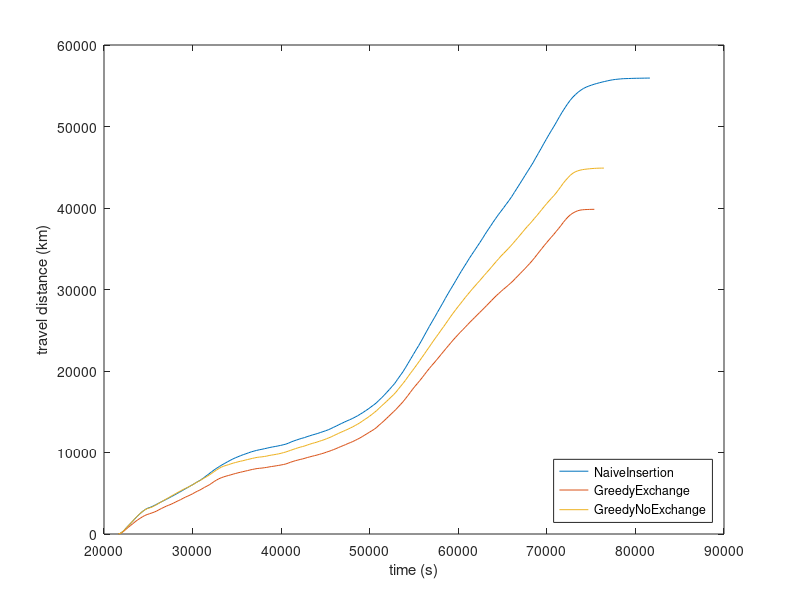

This chart was generated by the following MATLAB code:
x0 = [21630,21930,22230,22530,22830,23130,23430,23730,24030,24330,24630,24930,25230,25530,25830,26130,26430,26730,27030,27330,27630,27930,28230,28530,28830,29130,29430,29730,30030,30330,30630,30930,31230,31530,31830,32130,32430,32730,33030,33330,33630,33930,34230,34530,34830,35130,35430,35730,36030,36330,36630,36930,37230,37530,37830,38130,38430,38730,39030,39330,39630,39930,40230,40530,40830,41130,41430,41730,42030,42330,42630,42930,43230,43530,43830,44130,44430,44730,45030,45330,45630,45930,46230,46530,46830,47130,47430,47730,48030,48330,48630,48930,49230,49530,49830,50130,50430,50730,51030,51330,51630,51930,52230,52530,52830,53130,53430,53730,54030,54330,54630,54930,55230,55530,55830,56130,56430,56730,57030,57330,57630,57930,58230,58530,58830,59130,59430,59730,60030,60330,60630,60930,61230,61530,61830,62130,62430,62730,63030,63330,63630,63930,64230,64530,64830,65130,65430,65730,66030,66330,66630,66930,67230,67530,67830,68130,68430,68730,69030,69330,69630,69930,70230,70530,70830,71130,71430,71730,72030,72330,72630,72930,73230,73530,73830,74130,74430,74730,75030,75330,75630,75930,76230,76530,76830,77130,77430,77730,78030,78330,78630,78930,79230,79530,79830,80130,80430,80730,81030,81330,81630];
y0 = [0.39,130.24,408.91,765.11,1111.54,1439.87,1799.39,2136.97,2453.09,2745.94,2988.08,3168.97,3274.38,3418.59,3586.64,3752.35,3920.44,4088.54,4250.23,4421.45,4598.52,4765.42,4954.45,5133.87,5322.51,5510.37,5696.68,5877.37,6062.11,6264.72,6452.13,6644.27,6872.51,7122.26,7361.44,7615.76,7858.34,8078.53,8281.07,8487.47,8665.74,8849.3,9024.82,9197.69,9346.13,9479.97,9615.14,9737.83,9849.32,9966.14,10079.86,10171.54,10257.23,10332.55,10395.66,10469.43,10539.87,10618.03,10682.17,10736.85,10802.96,10867.25,10946.25,11028.61,11147.43,11291.53,11421.25,11528.38,11637.94,11739.67,11828.27,11945.7,12048.69,12152.44,12242.16,12339.63,12451.18,12560.64,12672.08,12792.27,12937.61,13098.39,13246.97,13416.49,13571.12,13724.69,13878.34,14015.48,14162.21,14330.44,14503.39,14701.84,14902.83,15125.84,15333.65,15583.67,15819.33,16069.52,16389.74,16700.78,17028.77,17383.75,17740.93,18108.09,18483.93,18958.03,19415.91,19872.82,20393.18,20937.35,21494.47,22034.78,22589.28,23119.7,23689.73,24278.57,24877.83,25463.25,26031.25,26588.71,27165.46,27739.99,28305.33,28895.71,29470.95,30020.44,30557.91,31114.62,31676.56,32219.82,32744.53,33263.0,33791.7,34292.08,34771.88,35262.1,35754.13,36254.07,36780.76,37281.66,37756.32,38253.94,38728.08,39189.92,39612.6,40050.62,40490.54,40925.15,41396.96,41911.23,42422.38,42941.68,43456.19,43984.29,44502.19,45010.06,45540.23,46122.31,46693.09,47267.3,47856.89,48422.88,48996.46,49537.11,50072.24,50639.51,51217.49,51760.44,52275.29,52766.33,53207.28,53598.81,53918.75,54208.66,54454.71,54665.12,54825.73,54961.31,55071.74,55181.58,55276.52,55365.07,55448.99,55524.67,55600.62,55670.43,55729.53,55773.74,55810.74,55839.73,55867.05,55877.57,55887.8,55899.75,55910.89,55918.23,55921.85,55928.7,55934.46,55940.39,55943.81];
x1 = [21630,21900,22170,22440,22710,22980,23250,23520,23790,24060,24330,24600,24870,25140,25410,25680,25950,26220,26490,26760,27030,27300,27570,27840,28110,28380,28650,28920,29190,29460,29730,30000,30270,30540,30810,31080,31350,31620,31890,32160,32430,32700,32970,33240,33510,33780,34050,34320,34590,34860,35130,35400,35670,35940,36210,36480,36750,37020,37290,37560,37830,38100,38370,38640,38910,39180,39450,39720,39990,40260,40530,40800,41070,41340,41610,41880,42150,42420,42690,42960,43230,43500,43770,44040,44310,44580,44850,45120,45390,45660,45930,46200,46470,46740,47010,47280,47550,47820,48090,48360,48630,48900,49170,49440,49710,49980,50250,50520,50790,51060,51330,51600,51870,52140,52410,52680,52950,53220,53490,53760,54030,54300,54570,54840,55110,55380,55650,55920,56190,56460,56730,57000,57270,57540,57810,58080,58350,58620,58890,59160,59430,59700,59970,60240,60510,60780,61050,61320,61590,61860,62130,62400,62670,62940,63210,63480,63750,64020,64290,64560,64830,65100,65370,65640,65910,66180,66450,66720,66990,67260,67530,67800,68070,68340,68610,68880,69150,69420,69690,69960,70230,70500,70770,71040,71310,71580,71850,72120,72390,72660,72930,73200,73470,73740,74010,74280,74550,74820,75090,75360];
y1 = [0.39,93.64,293.64,544.2,791.21,1034.69,1258.82,1506.99,1722.94,1914.44,2101.04,2268.06,2385.59,2487.81,2587.71,2690.11,2824.39,2983.19,3131.64,3275.05,3413.9,3530.95,3650.27,3788.71,3940.34,4080.67,4217.34,4373.71,4521.02,4650.16,4784.45,4929.67,5101.74,5248.42,5386.18,5553.4,5721.84,5876.66,6034.19,6230.65,6436.77,6614.97,6777.13,6901.62,7009.03,7098.05,7178.16,7263.79,7347.45,7427.66,7508.13,7576.37,7646.59,7715.43,7782.04,7856.45,7919.0,7980.4,8032.34,8063.87,8091.81,8132.23,8174.07,8230.25,8278.82,8320.63,8368.65,8416.58,8468.72,8525.93,8595.64,8696.19,8809.42,8902.77,8996.87,9071.27,9146.13,9213.53,9295.67,9384.81,9463.07,9540.17,9613.03,9687.34,9766.76,9855.38,9937.96,10047.26,10140.82,10245.53,10363.83,10474.42,10609.01,10731.08,10849.22,10971.46,11104.44,11218.52,11348.07,11484.37,11632.73,11788.46,11956.44,12142.54,12314.98,12499.28,12679.1,12857.65,13087.97,13361.45,13606.21,13877.26,14151.15,14430.09,14709.37,14993.17,15274.52,15588.07,15905.4,16229.69,16595.02,16975.87,17361.44,17755.26,18121.88,18462.39,18820.76,19181.48,19568.48,19950.63,20310.46,20670.06,20995.21,21347.82,21698.18,22057.53,22415.23,22770.74,23118.23,23468.79,23809.87,24138.02,24458.43,24768.18,25071.5,25371.72,25684.89,25988.65,26283.97,26575.44,26867.12,27163.47,27447.03,27742.71,28042.68,28341.84,28646.73,28947.65,29237.66,29503.74,29768.95,30026.87,30270.64,30517.62,30783.74,31053.87,31363.64,31662.96,31960.96,32263.58,32562.45,32885.83,33195.85,33532.44,33888.91,34265.92,34638.94,35008.22,35376.43,35727.83,36080.43,36413.42,36751.16,37110.24,37461.86,37835.19,38222.4,38585.31,38902.19,39169.79,39372.71,39528.48,39657.29,39736.77,39779.26,39803.63,39814.91,39826.4,39834.74,39838.17];
x2 = [21630,21900,22170,22440,22710,22980,23250,23520,23790,24060,24330,24600,24870,25140,25410,25680,25950,26220,26490,26760,27030,27300,27570,27840,28110,28380,28650,28920,29190,29460,29730,30000,30270,30540,30810,31080,31350,31620,31890,32160,32430,32700,32970,33240,33510,33780,34050,34320,34590,34860,35130,35400,35670,35940,36210,36480,36750,37020,37290,37560,37830,38100,38370,38640,38910,39180,39450,39720,39990,40260,40530,40800,41070,41340,41610,41880,42150,42420,42690,42960,43230,43500,43770,44040,44310,44580,44850,45120,45390,45660,45930,46200,46470,46740,47010,47280,47550,47820,48090,48360,48630,48900,49170,49440,49710,49980,50250,50520,50790,51060,51330,51600,51870,52140,52410,52680,52950,53220,53490,53760,54030,54300,54570,54840,55110,55380,55650,55920,56190,56460,56730,57000,57270,57540,57810,58080,58350,58620,58890,59160,59430,59700,59970,60240,60510,60780,61050,61320,61590,61860,62130,62400,62670,62940,63210,63480,63750,64020,64290,64560,64830,65100,65370,65640,65910,66180,66450,66720,66990,67260,67530,67800,68070,68340,68610,68880,69150,69420,69690,69960,70230,70500,70770,71040,71310,71580,71850,72120,72390,72660,72930,73200,73470,73740,74010,74280,74550,74820,75090,75360,75630,75900,76170,76440];
y2 = [0.39,107.11,345.41,655.28,962.49,1270.03,1588.3,1926.2,2223.08,2502.83,2741.75,2950.87,3111.07,3203.48,3294.01,3448.94,3606.48,3782.74,3961.85,4130.31,4297.58,4465.69,4637.79,4804.46,4973.03,5135.63,5294.85,5455.3,5590.61,5730.21,5873.75,6039.9,6221.94,6385.43,6544.18,6717.62,6882.83,7057.43,7234.83,7444.53,7653.11,7850.19,8041.01,8197.01,8322.66,8415.31,8505.61,8607.94,8696.96,8775.23,8855.02,8926.99,8988.21,9065.11,9138.44,9208.15,9277.72,9343.33,9401.44,9439.77,9467.57,9510.33,9558.55,9629.84,9682.59,9728.53,9780.69,9835.44,9904.35,9983.38,10065.11,10162.89,10265.49,10371.03,10470.47,10570.39,10652.86,10732.43,10816.76,10919.68,11017.22,11111.87,11192.66,11277.66,11377.01,11473.4,11570.37,11689.03,11804.56,11921.02,12074.13,12201.78,12338.79,12479.2,12601.51,12733.41,12863.87,13009.93,13153.23,13312.2,13472.41,13655.4,13847.25,14059.07,14241.08,14452.22,14675.49,14905.25,15148.45,15426.11,15704.1,15972.89,16239.44,16516.81,16798.59,17076.12,17390.73,17752.64,18120.83,18478.07,18850.86,19270.88,19675.39,20064.39,20459.49,20867.16,21282.9,21694.84,22116.98,22547.1,22961.73,23393.88,23816.55,24225.09,24626.05,25046.76,25451.08,25866.44,26292.65,26717.52,27113.03,27508.91,27891.45,28256.64,28636.44,29007.05,29366.74,29719.79,30068.52,30402.42,30735.88,31062.22,31405.24,31746.15,32085.11,32410.3,32753.5,33105.14,33443.81,33779.55,34111.15,34406.57,34709.42,35012.16,35328.25,35659.54,36004.31,36348.77,36691.12,37046.37,37400.13,37738.32,38053.55,38383.45,38742.76,39076.57,39435.36,39805.31,40162.48,40513.48,40849.04,41172.87,41494.09,41838.38,42235.41,42630.77,43035.92,43398.66,43725.23,44025.73,44263.79,44433.41,44554.44,44638.47,44702.68,44749.41,44782.34,44812.93,44838.86,44861.07,44878.07,44888.15,44893.55,44897.38];
plot(x0,y0,x1,y1,x2,y2);
legend('NaiveInsertion','GreedyExchange','GreedyNoExchange','location','southeast');
xlabel('time (s)');
ylabel('travel distance (km)');
